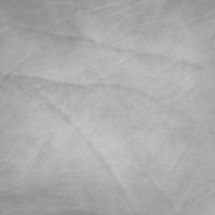
#> input picture roi_test.jpg, 215 x 215 px
$ jupyter execute test.ipynb
#> lines starting #> are read from the running program, lines starting #| are printed output that depends on the picture
[cell 1]
import cv2
import matplotlib.pyplot as plt
import numpy as np
from matplotlib.pyplot import imread

[cell 2]
im = cv2.imread('roi_test.jpg')
#> im is the input picture: shape (215, 215, 3); min 137, max 196, mean 170.8

plt.imshow(im,cmap='gray')

[cell 3]
src = cv2.GaussianBlur(im, (5, 5), 0)

# converting to gray scale
gray = cv2.cvtColor(src, cv2.COLOR_BGR2GRAY)

edges = cv2.Laplacian(gray, -1, ksize=5, scale=1,delta=0,borderType=cv2.BORDER_DEFAULT)
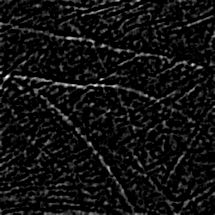
#> edges: shape (215, 215); min 0, max 255, mean 17.1
plt.imshow(edges,cmap='gray')


$ run again, with ROI_sample.jpg copied over roi_test.jpg
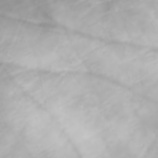
#> input picture ROI_sample.jpg, 158 x 158 px
#> im is the input picture: shape (158, 158, 3); min 145, max 198, mean 174.3
#> `edges = cv2.Laplacian(gray, -1, ksize=5, scale=1,delta=0,borderType=cv..`:
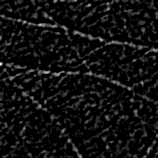
#> edges: shape (158, 158); min 0, max 240, mean 16.3
